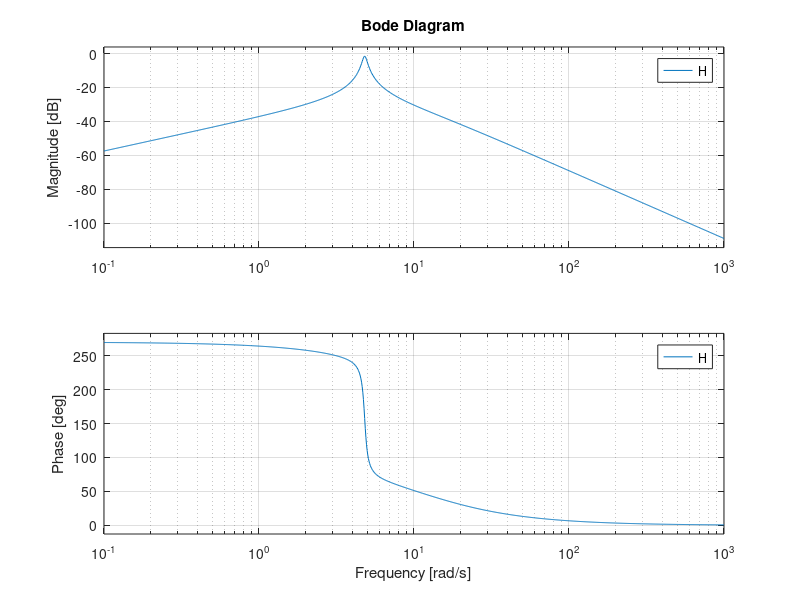

MATLAB code to generate this figure:
clc; clear; close all;

%% Given constants
Rm =	2.6; %motor armature resistance (ohms)
Lm = 	0.18; %motor armature inductance (mH)
Kt =	0.00767; %motor torque constant (N-m/A)
nu_m =	1; %motor efficiency ()
Km =	0.00767; %back-electromotive-force(EMF) constant (V-s/rad)
Jm =	3.90E-07; %rotor moment of inertia (kg-m^2)
Kg =	3.71; %planetary gearbox ratio ()
nu_g =	1; %planetary gearbox efficiency ()
Mc2 =	0.57; %cart mass (kg)
Mw =	0.37; %cart weight mass (kg)
Mc =	1.0731; %total cart weight mass including motor inertia (kg)
Beq =	5.4; %viscous damping at motor pinion (N-s/m)
Lt =	0.99; %track length (m)
Tc =	0.814; %cart travel (m)
Pr =	1.664E-3; %rack pitch (m/tooth)
rmp =	6.35E-3; %motor pinion radius (m)
Nmp =	24; %motor pinion number of teeth ()
rpp =	0.01482975; %position pinion radius (m)
Npp =	56; %position pinion number of teeth ()
KEP =	2.275E-5; %cart encoder resolution (m/count)
Mp =	0.23; %long pendulum mass with T-fitting (kg)
Mpm =	0.127; %medium pendulum mass with T-fitting (kg)
Lp =	0.6413; %long pendulum length from pivot to tip (m)
Lpm =	0.3365; %medium pendulum length from pivot to tip (m)
lp =	0.3302; %long pendulum length: pivot to center of mass (m)
lpm =	0.1778; %medium pendulum length: pivot to center of mass (m)
Jp =	7.88E-3; %long pendulum moment of inertia  center of mass (kg-m^2)
Jpm =	1.2E-3; %medium pendulum moment of inertia  center of mass (kg-m^2)
Bp =	0.0024; %viscous damping at pendulum axis (N-m-s/rad)
g =	    9.81; %gravitational constant (m/s^2)

%% Pre-lab Part 2.1
%Part 2(i) : Hand in your values for the damping ratio  and natural frequency !n that you calculated.
denom = [1 11.74 26.96 263.4];
r = roots(denom)
poly1 = poly(r(2:3))
wn = sqrt(poly1(3))
damping = poly1(2)/(2*wn)

%bode plot
H = tf([-3.526 0],[1 11.74 26.96 263.4]);
bode(H)
[MAG, PHASE] = bode(H,3)
[MAG, PHASE] = bode(H,7)

%% Pre-lab Part 3.1







































